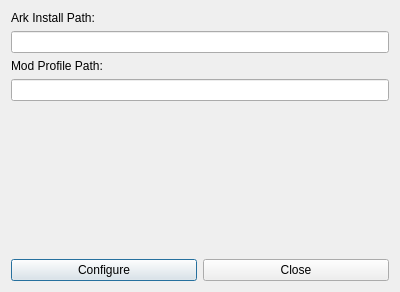
<?xml version="1.0" encoding="UTF-8"?>
<ui version="4.0">
 <class>homeDialog</class>
 <widget class="QDialog" name="homeDialog">
  <property name="geometry">
   <rect>
    <x>0</x>
    <y>0</y>
    <width>400</width>
    <height>292</height>
   </rect>
  </property>
  <property name="windowTitle">
   <string>Ark Single Player Mod Manager</string>
  </property>
  <layout class="QVBoxLayout" name="verticalLayout_2">
   <item>
    <layout class="QVBoxLayout" name="mainLayout">
     <item>
      <widget class="QLabel" name="label">
       <property name="text">
        <string>Ark Install Path:</string>
       </property>
      </widget>
     </item>
     <item>
      <widget class="QLineEdit" name="installLineEdit">
       <property name="readOnly">
        <bool>true</bool>
       </property>
      </widget>
     </item>
     <item>
      <widget class="QLabel" name="label_2">
       <property name="text">
        <string>Mod Profile Path:</string>
       </property>
      </widget>
     </item>
     <item>
      <widget class="QLineEdit" name="profileLineEdit">
       <property name="readOnly">
        <bool>true</bool>
       </property>
      </widget>
     </item>
     <item>
      <spacer name="verticalSpacer">
       <property name="orientation">
        <enum>Qt::Vertical</enum>
       </property>
       <property name="sizeHint" stdset="0">
        <size>
         <width>20</width>
         <height>40</height>
        </size>
       </property>
      </spacer>
     </item>
     <item>
      <layout class="QHBoxLayout" name="buttonLayout">
       <item>
        <widget class="QPushButton" name="configBtn">
         <property name="text">
          <string>Configure</string>
         </property>
        </widget>
       </item>
       <item>
        <widget class="QPushButton" name="closeBtn">
         <property name="text">
          <string>Close</string>
         </property>
        </widget>
       </item>
      </layout>
     </item>
    </layout>
   </item>
  </layout>
 </widget>
 <resources/>
 <connections/>
</ui>
